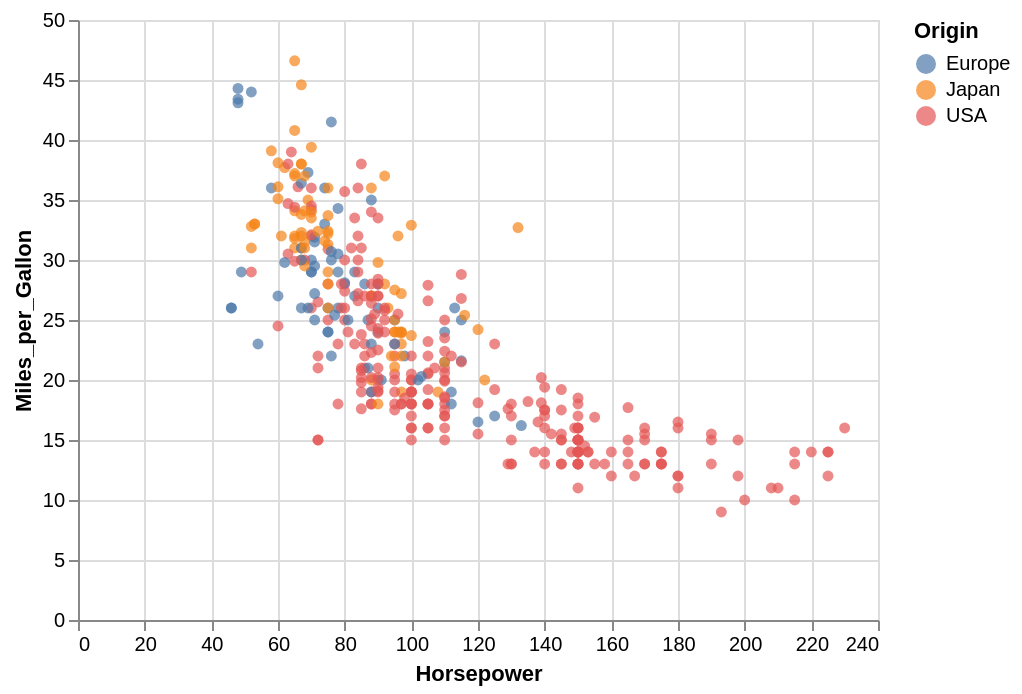

Here is the Vega-Lite specification saved for this chart:
### Vega-Lite specification from a JSON file in a GitHub repository (floating-point values rounded to 4 significant figures; data arrays with more than 128 entries replaced by an {"elided": "..."} marker saying what was removed)
{"encoding": {"y": {"field": "Miles_per_Gallon", "type": "quantitative"}, "x": {"field": "Horsepower", "type": "quantitative"}, "color": {"field": "Origin", "type": "nominal"}}, "$schema": "https://vega.github.io/schema/vega-lite/v2.4.1.json", "data": {"values": {"elided": "406 records"}}, "selection": {"selector007": {"encodings": ["x", "y"], "type": "interval", "bind": "scales"}}, "config": {"view": {"height": 300, "width": 400}}, "mark": "circle"}
